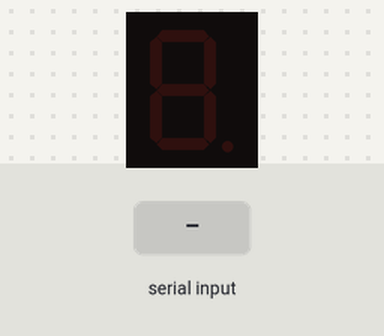
Recording of a sketch running on a simulated Arduino Uno, built with avr-gcc and run on an emulated ATmega328P. On the bench: 1-digit seven-segment display. Wiring (inferred from the names in the program): 1-digit 7-segment display, segments lit when HIGH: segments pin 13, pin 12, pin 11, pin 10, pin 9, pin 8, pin 7. The test bench sets the inputs (shaded band). The segment pins are drawn as the display they are named for.

Above: at 1.2 s.
1.3 s: "0" received over Serial
At 3.5 s:
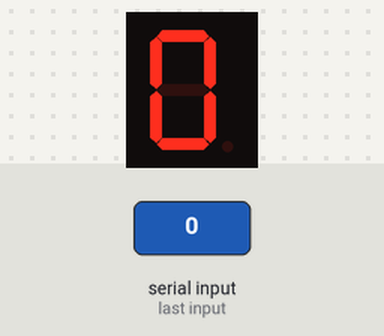
3.8 s: "1" received over Serial
At 5.4 s:
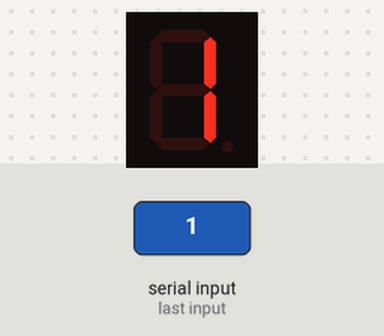
6.3 s: "2" received over Serial
At 8.5 s:
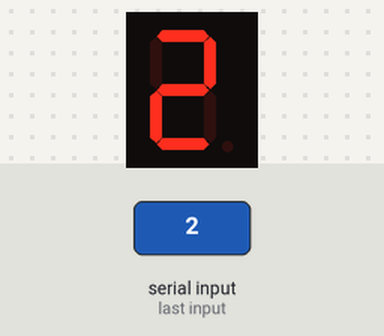
8.8 s: "3" received over Serial
At 10.4 s:
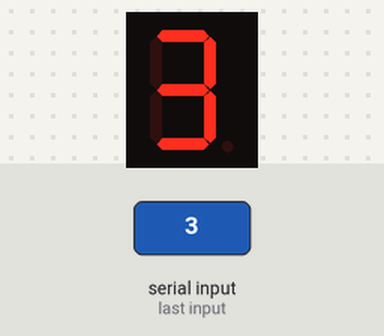
11.3 s: "4" received over Serial
At 13.5 s:
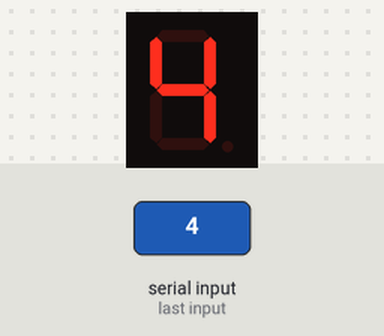
13.8 s: "5" received over Serial
At 15.4 s:
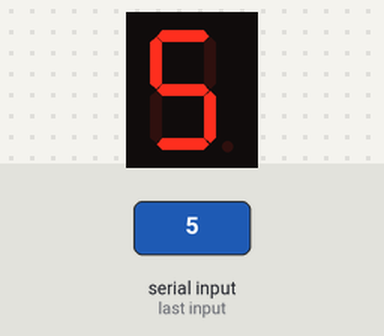
Timing chart, 0 to 16.9 s (numbered marks = the images above; inputs shaded):
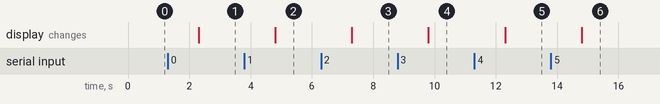

Measured:
- after the input at 1.3 s, the display: changes after 1.0 s (image 1)
- after the input at 3.8 s, the display: changes after 1.0 s (image 2)
- after the input at 6.3 s, the display: changes after 1.0 s (image 3)
- after the input at 8.8 s, the display: changes after 1.0 s (image 4)
- after the input at 11.3 s, the display: changes after 1.0 s (image 5)
- after the input at 13.8 s, the display: changes after 1.0 s (image 6)

The sketch:

7_seg_display_with_arduino.ino
```cpp
String num="";
int a=13; //Connect pin 13 of arduino to pin a of cc 7 seg display
int b=12; //Connect pin 12 of arduino to pin b of cc 7 seg display
int c=11; //Connect pin 11 of arduino to pin c of cc 7 seg display
int d=10; //Connect pin 10 of arduino to pin d of cc 7 seg display
int e=9;  //Connect pin 9 of arduino to pin e of cc 7 seg display
int f=8;  //Connect pin 8 of arduino to pin f of cc 7 seg display
int g=7;  //Connect pin 7 of arduino to pin g of cc 7 seg display

void setup() {
  // put your setup code here, to run once:
  Serial.begin(9600);
  pinMode(a, OUTPUT);
  pinMode(b, OUTPUT);
  pinMode(c, OUTPUT);
  pinMode(d, OUTPUT);
  pinMode(e, OUTPUT);
  pinMode(f, OUTPUT);
  pinMode(g, OUTPUT);
}

void loop() {
  // put your main code here, to run repeatedly:
  while(Serial.available()>0)
  {
    num = Serial.readString();

    if(num == "0")
    {
      digitalWrite(a, HIGH);
      digitalWrite(b, HIGH);
      digitalWrite(c, HIGH);
      digitalWrite(d, HIGH);
      digitalWrite(e, HIGH);
      digitalWrite(f, HIGH);
      digitalWrite(g, LOW);
    }

    else if(num =="1")
    {
      digitalWrite(a, LOW);
      digitalWrite(b, HIGH);
      digitalWrite(c, HIGH);
      digitalWrite(d, LOW);
      digitalWrite(e, LOW);
      digitalWrite(f, LOW);
      digitalWrite(g, LOW);
    }

    else if(num =="2")
    {
      digitalWrite(a, HIGH);
      digitalWrite(b, HIGH);
      digitalWrite(c, LOW);
      digitalWrite(d, HIGH);
      digitalWrite(e, HIGH);
      digitalWrite(f, LOW);
      digitalWrite(g, HIGH);
    }

    else if(num =="3")
    {
      digitalWrite(a, HIGH);
      digitalWrite(b, HIGH);
      digitalWrite(c, HIGH);
      digitalWrite(d, HIGH);
      digitalWrite(e, LOW);
      digitalWrite(f, LOW);
      digitalWrite(g, HIGH);
    }

    else if(num =="4")
    {
      digitalWrite(a, LOW);
      digitalWrite(b, HIGH);
      digitalWrite(c, HIGH);
      digitalWrite(d, LOW);
      digitalWrite(e, LOW);
      digitalWrite(f, HIGH);
      digitalWrite(g, HIGH);
    }

    else if(num =="5")
    {
      digitalWrite(a, HIGH);
      digitalWrite(b, LOW);
      digitalWrite(c, HIGH);
      digitalWrite(d, HIGH);
      digitalWrite(e, LOW);
      digitalWrite(f, HIGH);
      digitalWrite(g, HIGH);
    }

    else if(num =="6")
    {
      digitalWrite(a, HIGH);
      digitalWrite(b, LOW);
      digitalWrite(c, HIGH);
      digitalWrite(d, HIGH);
      digitalWrite(e, HIGH);
      digitalWrite(f, HIGH);
      digitalWrite(g, HIGH);
    }

    else if(num =="7")
    {
      digitalWrite(a, HIGH);
      digitalWrite(b, HIGH);
      digitalWrite(c, HIGH);
      digitalWrite(d, LOW);
      digitalWrite(e, LOW);
      digitalWrite(f, LOW);
      digitalWrite(g, LOW);
    }

    else if(num =="8")
    {
      digitalWrite(a, HIGH);
      digitalWrite(b, HIGH);
      digitalWrite(c, HIGH);
      digitalWrite(d, HIGH);
      digitalWrite(e, HIGH);
      digitalWrite(f, HIGH);
      digitalWrite(g, HIGH);
    }

    else if(num =="9")
    {
      digitalWrite(a, HIGH);
      digitalWrite(b, HIGH);
      digitalWrite(c, HIGH);
      digitalWrite(d, HIGH);
      digitalWrite(e, LOW);
      digitalWrite(f, HIGH);
      digitalWrite(g, HIGH);
    }

    else if(num =="10")
    {
      digitalWrite(a, HIGH);
      digitalWrite(b, HIGH);
      digitalWrite(c, HIGH);
      digitalWrite(d, LOW);
      digitalWrite(e, HIGH);
      digitalWrite(f, HIGH);
      digitalWrite(g, HIGH);
    }

    else if(num =="11")
    {
      digitalWrite(a, LOW);
      digitalWrite(b, LOW);
      digitalWrite(c, HIGH);
      digitalWrite(d, HIGH);
      digitalWrite(e, HIGH);
      digitalWrite(f, HIGH);
      digitalWrite(g, HIGH);
    }

    else if(num =="12")
    {
      digitalWrite(a, HIGH);
      digitalWrite(b, LOW);
      digitalWrite(c, LOW);
      digitalWrite(d, HIGH);
      digitalWrite(e, HIGH);
      digitalWrite(f, HIGH);
      digitalWrite(g, LOW);
    }

    else if(num =="13")
    {
      digitalWrite(a, LOW);
      digitalWrite(b, HIGH);
      digitalWrite(c, HIGH);
      digitalWrite(d, HIGH);
      digitalWrite(e, HIGH);
      digitalWrite(f, LOW);
      digitalWrite(g, HIGH);
    }

    else if(num =="14")
    {
      digitalWrite(a, HIGH);
      digitalWrite(b, LOW);
      digitalWrite(c, LOW);
      digitalWrite(d, HIGH);
      digitalWrite(e, HIGH);
      digitalWrite(f, HIGH);
      digitalWrite(g, HIGH);
    }

    else if(num =="15")
    {
      digitalWrite(a, HIGH);
      digitalWrite(b, LOW);
      digitalWrite(c, LOW);
      digitalWrite(d, LOW);
      digitalWrite(e, HIGH);
      digitalWrite(f, HIGH);
      digitalWrite(g, HIGH);
    }

    else if(num =="OFF"||num =="off"||num =="ofF"||num =="oFf"||num =="Off"||num =="OfF"||num =="OFf")
    {
      digitalWrite(a, LOW);
      digitalWrite(b, LOW);
      digitalWrite(c, LOW);
      digitalWrite(d, LOW);
      digitalWrite(e, LOW);
      digitalWrite(f, LOW);
      digitalWrite(g, LOW);
    }

  }

}
```
